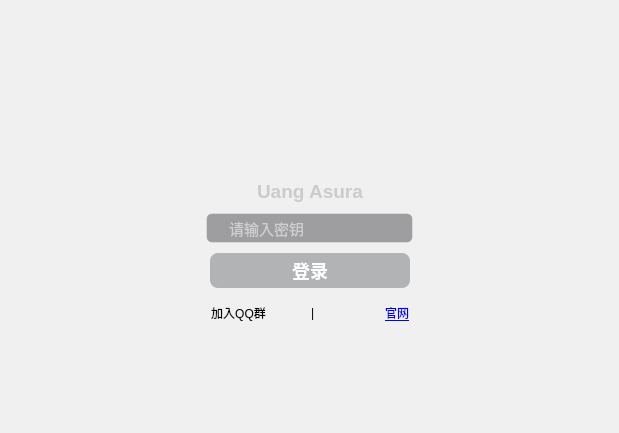
<?xml version="1.0" encoding="UTF-8"?>
<ui version="4.0">
 <class>LoginWidget</class>
 <widget class="QWidget" name="LoginWidget">
  <property name="geometry">
   <rect>
    <x>0</x>
    <y>0</y>
    <width>619</width>
    <height>433</height>
   </rect>
  </property>
  <property name="minimumSize">
   <size>
    <width>619</width>
    <height>433</height>
   </size>
  </property>
  <property name="maximumSize">
   <size>
    <width>619</width>
    <height>433</height>
   </size>
  </property>
  <property name="windowTitle">
   <string>Login</string>
  </property>
  <property name="windowIcon">
   <iconset>
    <selectedoff>:/login/res/login/Login.png</selectedoff>
   </iconset>
  </property>
  <property name="styleSheet">
   <string notr="true">#LoginWidget{
	background-color: #f0f0f0;
}</string>
  </property>
  <widget class="QWidget" name="loginWidget" native="true">
   <property name="geometry">
    <rect>
     <x>0</x>
     <y>0</y>
     <width>619</width>
     <height>433</height>
    </rect>
   </property>
   <property name="minimumSize">
    <size>
     <width>619</width>
     <height>433</height>
    </size>
   </property>
   <property name="maximumSize">
    <size>
     <width>619</width>
     <height>433</height>
    </size>
   </property>
   <layout class="QVBoxLayout" name="verticalLayout_2">
    <item>
     <layout class="QVBoxLayout" name="verticalLayout" stretch="0,0,0,0,0,0,0,0">
      <property name="spacing">
       <number>10</number>
      </property>
      <item>
       <spacer name="verticalSpacer1">
        <property name="orientation">
         <enum>Qt::Orientation::Vertical</enum>
        </property>
        <property name="sizeHint" stdset="0">
         <size>
          <width>20</width>
          <height>40</height>
         </size>
        </property>
       </spacer>
      </item>
      <item>
       <layout class="QHBoxLayout" name="horizontalLayout_4">
        <item>
         <spacer name="horizontalSpacer3">
          <property name="orientation">
           <enum>Qt::Orientation::Horizontal</enum>
          </property>
          <property name="sizeHint" stdset="0">
           <size>
            <width>40</width>
            <height>20</height>
           </size>
          </property>
         </spacer>
        </item>
        <item>
         <widget class="QLabel" name="logoLabel">
          <property name="minimumSize">
           <size>
            <width>100</width>
            <height>100</height>
           </size>
          </property>
          <property name="maximumSize">
           <size>
            <width>100</width>
            <height>100</height>
           </size>
          </property>
          <property name="text">
           <string/>
          </property>
          <property name="pixmap">
           <pixmap resource="MainWidget.qrc">:/login/res/login/Login.png</pixmap>
          </property>
          <property name="scaledContents">
           <bool>true</bool>
          </property>
         </widget>
        </item>
        <item>
         <spacer name="horizontalSpacer4">
          <property name="orientation">
           <enum>Qt::Orientation::Horizontal</enum>
          </property>
          <property name="sizeHint" stdset="0">
           <size>
            <width>40</width>
            <height>20</height>
           </size>
          </property>
         </spacer>
        </item>
       </layout>
      </item>
      <item>
       <layout class="QHBoxLayout" name="horizontalLayout_5">
        <item>
         <spacer name="horizontalSpacer5">
          <property name="orientation">
           <enum>Qt::Orientation::Horizontal</enum>
          </property>
          <property name="sizeHint" stdset="0">
           <size>
            <width>40</width>
            <height>20</height>
           </size>
          </property>
         </spacer>
        </item>
        <item>
         <widget class="QLabel" name="titleLabel">
          <property name="font">
           <font>
            <pointsize>14</pointsize>
            <bold>true</bold>
           </font>
          </property>
          <property name="styleSheet">
           <string notr="true">QLabel{
	color: #cbcbcb;
}</string>
          </property>
          <property name="text">
           <string>Uang Asura</string>
          </property>
         </widget>
        </item>
        <item>
         <spacer name="horizontalSpacer6">
          <property name="orientation">
           <enum>Qt::Orientation::Horizontal</enum>
          </property>
          <property name="sizeHint" stdset="0">
           <size>
            <width>40</width>
            <height>20</height>
           </size>
          </property>
         </spacer>
        </item>
       </layout>
      </item>
      <item>
       <layout class="QHBoxLayout" name="horizontalLayout">
        <item>
         <spacer name="horizontalSpacer7">
          <property name="orientation">
           <enum>Qt::Orientation::Horizontal</enum>
          </property>
          <property name="sizeHint" stdset="0">
           <size>
            <width>40</width>
            <height>20</height>
           </size>
          </property>
         </spacer>
        </item>
        <item>
         <widget class="QLineEdit" name="keyLineEdit">
          <property name="minimumSize">
           <size>
            <width>200</width>
            <height>30</height>
           </size>
          </property>
          <property name="contextMenuPolicy">
           <enum>Qt::ContextMenuPolicy::DefaultContextMenu</enum>
          </property>
          <property name="styleSheet">
           <string notr="true">QLineEdit{
	border: 0px;
	outline: none;
	border-radius: 6px;
	padding: 0px 20px;
	font-size: 15px;
	background-color: rgba(35, 36, 41,0.4);
	border: 1px solid rgba(255,255,255,0.3);;
	color: white;
}

QLineEdit:focus{
	border: 1px solid #54A9FF;
}
</string>
          </property>
          <property name="placeholderText">
           <string>请输入密钥</string>
          </property>
         </widget>
        </item>
        <item>
         <spacer name="horizontalSpacer8">
          <property name="orientation">
           <enum>Qt::Orientation::Horizontal</enum>
          </property>
          <property name="sizeHint" stdset="0">
           <size>
            <width>40</width>
            <height>20</height>
           </size>
          </property>
         </spacer>
        </item>
       </layout>
      </item>
      <item>
       <layout class="QHBoxLayout" name="horizontalLayout_3">
        <item>
         <spacer name="horizontalSpacer9">
          <property name="orientation">
           <enum>Qt::Orientation::Horizontal</enum>
          </property>
          <property name="sizeType">
           <enum>QSizePolicy::Policy::Expanding</enum>
          </property>
          <property name="sizeHint" stdset="0">
           <size>
            <width>160</width>
            <height>20</height>
           </size>
          </property>
         </spacer>
        </item>
        <item>
         <widget class="QPushButton" name="loginPushButton">
          <property name="minimumSize">
           <size>
            <width>200</width>
            <height>35</height>
           </size>
          </property>
          <property name="styleSheet">
           <string notr="true">QPushButton{
	border: 0;
	outline: 0;
	border-radius: 8px;
	color: white;
	font-size: 18px;
	font-weight: bold;
	background-color: rgba(35, 36, 41,0.3);
}

QPushButton:hover{
		background-color: rgba(35, 36, 41,0.5);
}


QPushButton:pressed{
		background-color: rgba(35, 36, 41,0.3);
}</string>
          </property>
          <property name="text">
           <string>登录</string>
          </property>
         </widget>
        </item>
        <item>
         <spacer name="horizontalSpacer10">
          <property name="orientation">
           <enum>Qt::Orientation::Horizontal</enum>
          </property>
          <property name="sizeType">
           <enum>QSizePolicy::Policy::Expanding</enum>
          </property>
          <property name="sizeHint" stdset="0">
           <size>
            <width>160</width>
            <height>20</height>
           </size>
          </property>
         </spacer>
        </item>
       </layout>
      </item>
      <item>
       <spacer name="verticalSpacer2">
        <property name="orientation">
         <enum>Qt::Orientation::Vertical</enum>
        </property>
        <property name="sizeType">
         <enum>QSizePolicy::Policy::Fixed</enum>
        </property>
        <property name="sizeHint" stdset="0">
         <size>
          <width>20</width>
          <height>5</height>
         </size>
        </property>
       </spacer>
      </item>
      <item>
       <layout class="QHBoxLayout" name="horizontalLayout_2">
        <item>
         <spacer name="horizontalSpacer11">
          <property name="orientation">
           <enum>Qt::Orientation::Horizontal</enum>
          </property>
          <property name="sizeHint" stdset="0">
           <size>
            <width>40</width>
            <height>20</height>
           </size>
          </property>
         </spacer>
        </item>
        <item>
         <widget class="QLabel" name="linkLabel1">
          <property name="text">
           <string>&lt;a href=&quot;https://qun.qq.com/universal-share/share?ac=1&amp;authKey=VbKjg3QhTPZXx20FDg1PCyXf0ErU4LluiYPXDLrbEEPuW2IX4TxLgX0ll6DSW4LF&amp;busi_data=eyJncm91cENvZGUiOiIxMDc1MDEwNTg3IiwidG9rZW4iOiJ6MU41dGRKaW10ZDBuOTJiNFp5THRKVk1BalpFdmhrbW5VSkp0RGpTejAxclEydDkxSmhIaVFPcll6MGp1bWFvIiwidWluIjoiMjA1NTIyOTI1MiJ9&amp;data=RSgkeK1jDmhkMVCoBg5P41oYFqB5ftL4yLbL5UsGUgLMZYb9PHtW2cBGkDIqPZN-M6sbfR3KHA9AicRexIaH_Q&amp;svctype=4&amp;tempid=h5_group_info&quot;&gt;加入QQ群&lt;/a&gt;</string>
          </property>
          <property name="alignment">
           <set>Qt::AlignmentFlag::AlignCenter</set>
          </property>
          <property name="openExternalLinks">
           <bool>true</bool>
          </property>
         </widget>
        </item>
        <item>
         <spacer name="horizontalSpacer12">
          <property name="orientation">
           <enum>Qt::Orientation::Horizontal</enum>
          </property>
          <property name="sizeType">
           <enum>QSizePolicy::Policy::Fixed</enum>
          </property>
          <property name="sizeHint" stdset="0">
           <size>
            <width>35</width>
            <height>20</height>
           </size>
          </property>
         </spacer>
        </item>
        <item>
         <widget class="QLabel" name="TextLabel1">
          <property name="text">
           <string>|</string>
          </property>
         </widget>
        </item>
        <item>
         <spacer name="horizontalSpacer13">
          <property name="orientation">
           <enum>Qt::Orientation::Horizontal</enum>
          </property>
          <property name="sizeType">
           <enum>QSizePolicy::Policy::Fixed</enum>
          </property>
          <property name="sizeHint" stdset="0">
           <size>
            <width>60</width>
            <height>20</height>
           </size>
          </property>
         </spacer>
        </item>
        <item>
         <widget class="QLabel" name="linkLabel2">
          <property name="text">
           <string>&lt;a href=&quot;https://www.ghnb66.cn&quot;&gt;官网&lt;/a&gt;</string>
          </property>
          <property name="alignment">
           <set>Qt::AlignmentFlag::AlignCenter</set>
          </property>
          <property name="openExternalLinks">
           <bool>true</bool>
          </property>
         </widget>
        </item>
        <item>
         <spacer name="horizontalSpacer14">
          <property name="orientation">
           <enum>Qt::Orientation::Horizontal</enum>
          </property>
          <property name="sizeHint" stdset="0">
           <size>
            <width>40</width>
            <height>20</height>
           </size>
          </property>
         </spacer>
        </item>
       </layout>
      </item>
      <item>
       <spacer name="verticalSpacer3">
        <property name="orientation">
         <enum>Qt::Orientation::Vertical</enum>
        </property>
        <property name="sizeHint" stdset="0">
         <size>
          <width>20</width>
          <height>40</height>
         </size>
        </property>
       </spacer>
      </item>
     </layout>
    </item>
    <item>
     <spacer name="horizontalSpacer1">
      <property name="orientation">
       <enum>Qt::Orientation::Horizontal</enum>
      </property>
      <property name="sizeHint" stdset="0">
       <size>
        <width>95</width>
        <height>20</height>
       </size>
      </property>
     </spacer>
    </item>
    <item>
     <spacer name="horizontalSpacer2">
      <property name="orientation">
       <enum>Qt::Orientation::Horizontal</enum>
      </property>
      <property name="sizeHint" stdset="0">
       <size>
        <width>598</width>
        <height>20</height>
       </size>
      </property>
     </spacer>
    </item>
   </layout>
  </widget>
  <widget class="QLabel" name="backgroundLabel1">
   <property name="geometry">
    <rect>
     <x>0</x>
     <y>0</y>
     <width>619</width>
     <height>433</height>
    </rect>
   </property>
   <property name="minimumSize">
    <size>
     <width>619</width>
     <height>433</height>
    </size>
   </property>
   <property name="maximumSize">
    <size>
     <width>619</width>
     <height>433</height>
    </size>
   </property>
   <property name="text">
    <string/>
   </property>
   <property name="pixmap">
    <pixmap resource="MainWidget.qrc">:/background/res/background/background.png</pixmap>
   </property>
   <property name="scaledContents">
    <bool>true</bool>
   </property>
  </widget>
  <zorder>backgroundLabel1</zorder>
  <zorder>loginWidget</zorder>
 </widget>
 <resources>
  <include location="MainWidget.qrc"/>
 </resources>
 <connections/>
</ui>
